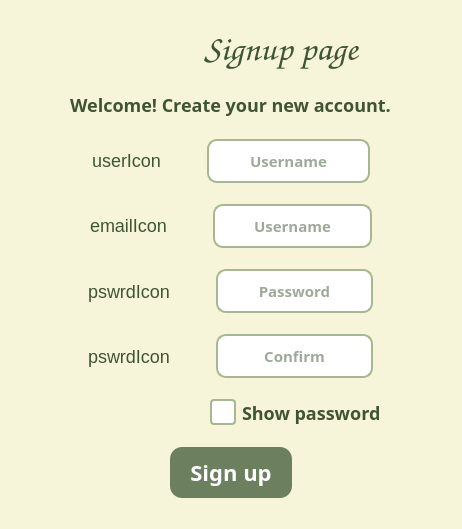
<?xml version="1.0" encoding="UTF-8"?>
<ui version="4.0">
 <class>SignupWindow</class>
 <widget class="QDialog" name="SignupWindow">
  <property name="geometry">
   <rect>
    <x>0</x>
    <y>0</y>
    <width>462</width>
    <height>529</height>
   </rect>
  </property>
  <property name="windowTitle">
   <string>Signup</string>
  </property>
  <property name="styleSheet">
   <string notr="true">/* ======== MAIN WINDOW ======== */
QDialog {
    background-color: #f7f5d9;
    font-family: &quot;Segoe UI&quot;;
    color: #3f5433;
}

/* ======== LABELS ======== */
QLabel {
    font-size: 18px;
    color: #3f5433;
}

#titleLabel {
    font-size: 36px;
    font-weight: bold;
    font-family: &quot;Comic Sans MS&quot;; 
}

/* ======== LINE EDITS ======== */
QLineEdit {
    background: #ffffff;
    border: 2px solid #a6b88f;
    border-radius: 10px;
    padding: 8px 12px;
    font-size: 15px;
    color: #3f5433;
}

QLineEdit:focus {
    border: 2px solid #7f936a;
}

/* ======== CHECKBOX ======== */
QCheckBox {
    font-size: 18px;
    color: #3f5433;
}

QCheckBox::indicator {
    width: 22px;
    height: 22px;
    border-radius: 4px;
    border: 2px solid #a6b88f;
    background: #ffffff;
}

QCheckBox::indicator:checked {
    background-color: #a6b88f;
}

/* ======== BUTTON ======== */
QPushButton {
    background-color: #6c7f5f;
    color: white;
    font-size: 22px;
    font-weight: bold;
    border-radius: 12px;
    padding: 10px 20px;
}

QPushButton:hover {
    background-color: #7f9270;
}

QPushButton:pressed {
    background-color: #5b6c50;
}

QPushButton#goBackButton {
    background-color: transparent;
    color: #3d4a3f;
    font-size: 20px;
    border-radius: 8px;
}

QPushButton#goBackButton:hover {
    background-color: #d7d9c6;
}

/* ======== ICON LABELS (optional) ======== */
QLabel#iconLabel {
    font-size: 24px;
}
</string>
  </property>
  <widget class="QWidget" name="verticalLayoutWidget">
   <property name="geometry">
    <rect>
     <x>10</x>
     <y>10</y>
     <width>441</width>
     <height>511</height>
    </rect>
   </property>
   <layout class="QVBoxLayout" name="verticalLayout" stretch="0,0,1,1,1,1,0,0">
    <item>
     <layout class="QHBoxLayout" name="horizontalLayout_9">
      <item>
       <widget class="QPushButton" name="goBackButton">
        <property name="sizePolicy">
         <sizepolicy hsizetype="Fixed" vsizetype="Fixed">
          <horstretch>0</horstretch>
          <verstretch>0</verstretch>
         </sizepolicy>
        </property>
        <property name="text">
         <string/>
        </property>
        <property name="icon">
         <iconset>
          <normaloff>icons/left-arrow.png</normaloff>icons/left-arrow.png</iconset>
        </property>
       </widget>
      </item>
      <item>
       <spacer name="horizontalSpacer_12">
        <property name="orientation">
         <enum>Qt::Orientation::Horizontal</enum>
        </property>
        <property name="sizeHint" stdset="0">
         <size>
          <width>40</width>
          <height>20</height>
         </size>
        </property>
       </spacer>
      </item>
      <item>
       <widget class="QLabel" name="titleLabel">
        <property name="sizePolicy">
         <sizepolicy hsizetype="Preferred" vsizetype="Fixed">
          <horstretch>0</horstretch>
          <verstretch>0</verstretch>
         </sizepolicy>
        </property>
        <property name="font">
         <font>
          <family>Comic Sans MS</family>
          <pointsize>-1</pointsize>
          <bold>true</bold>
         </font>
        </property>
        <property name="text">
         <string>Signup page</string>
        </property>
        <property name="alignment">
         <set>Qt::AlignmentFlag::AlignCenter</set>
        </property>
       </widget>
      </item>
      <item>
       <spacer name="horizontalSpacer_11">
        <property name="orientation">
         <enum>Qt::Orientation::Horizontal</enum>
        </property>
        <property name="sizeHint" stdset="0">
         <size>
          <width>40</width>
          <height>20</height>
         </size>
        </property>
       </spacer>
      </item>
     </layout>
    </item>
    <item>
     <widget class="QLabel" name="label_4">
      <property name="sizePolicy">
       <sizepolicy hsizetype="Preferred" vsizetype="Fixed">
        <horstretch>0</horstretch>
        <verstretch>0</verstretch>
       </sizepolicy>
      </property>
      <property name="font">
       <font>
        <family>Arial Rounded MT</family>
        <pointsize>-1</pointsize>
        <bold>true</bold>
       </font>
      </property>
      <property name="text">
       <string>Welcome! Create your new account.</string>
      </property>
      <property name="alignment">
       <set>Qt::AlignmentFlag::AlignCenter</set>
      </property>
     </widget>
    </item>
    <item>
     <layout class="QHBoxLayout" name="horizontalLayout" stretch="1,0,0,2,1">
      <item>
       <spacer name="horizontalSpacer_9">
        <property name="orientation">
         <enum>Qt::Orientation::Horizontal</enum>
        </property>
        <property name="sizeHint" stdset="0">
         <size>
          <width>40</width>
          <height>20</height>
         </size>
        </property>
       </spacer>
      </item>
      <item>
       <widget class="QLabel" name="userIcon">
        <property name="sizePolicy">
         <sizepolicy hsizetype="Fixed" vsizetype="Fixed">
          <horstretch>0</horstretch>
          <verstretch>0</verstretch>
         </sizepolicy>
        </property>
        <property name="text">
         <string>userIcon</string>
        </property>
       </widget>
      </item>
      <item>
       <spacer name="horizontalSpacer_3">
        <property name="orientation">
         <enum>Qt::Orientation::Horizontal</enum>
        </property>
        <property name="sizeHint" stdset="0">
         <size>
          <width>40</width>
          <height>20</height>
         </size>
        </property>
       </spacer>
      </item>
      <item>
       <widget class="QLineEdit" name="usernameEdit">
        <property name="sizePolicy">
         <sizepolicy hsizetype="Expanding" vsizetype="Fixed">
          <horstretch>0</horstretch>
          <verstretch>0</verstretch>
         </sizepolicy>
        </property>
        <property name="font">
         <font>
          <family>Arial Rounded MT</family>
          <pointsize>-1</pointsize>
          <bold>true</bold>
         </font>
        </property>
        <property name="styleSheet">
         <string notr="true"/>
        </property>
        <property name="alignment">
         <set>Qt::AlignmentFlag::AlignCenter</set>
        </property>
        <property name="placeholderText">
         <string>Username</string>
        </property>
       </widget>
      </item>
      <item>
       <spacer name="horizontalSpacer">
        <property name="orientation">
         <enum>Qt::Orientation::Horizontal</enum>
        </property>
        <property name="sizeHint" stdset="0">
         <size>
          <width>40</width>
          <height>20</height>
         </size>
        </property>
       </spacer>
      </item>
     </layout>
    </item>
    <item>
     <layout class="QHBoxLayout" name="horizontalLayout_8" stretch="1,0,0,2,1">
      <item>
       <spacer name="horizontalSpacer_17">
        <property name="orientation">
         <enum>Qt::Orientation::Horizontal</enum>
        </property>
        <property name="sizeHint" stdset="0">
         <size>
          <width>40</width>
          <height>20</height>
         </size>
        </property>
       </spacer>
      </item>
      <item>
       <widget class="QLabel" name="emailIcon">
        <property name="sizePolicy">
         <sizepolicy hsizetype="Fixed" vsizetype="Fixed">
          <horstretch>0</horstretch>
          <verstretch>0</verstretch>
         </sizepolicy>
        </property>
        <property name="text">
         <string>emailIcon</string>
        </property>
       </widget>
      </item>
      <item>
       <spacer name="horizontalSpacer_16">
        <property name="orientation">
         <enum>Qt::Orientation::Horizontal</enum>
        </property>
        <property name="sizeHint" stdset="0">
         <size>
          <width>40</width>
          <height>20</height>
         </size>
        </property>
       </spacer>
      </item>
      <item>
       <widget class="QLineEdit" name="emailEdit">
        <property name="sizePolicy">
         <sizepolicy hsizetype="Expanding" vsizetype="Fixed">
          <horstretch>0</horstretch>
          <verstretch>0</verstretch>
         </sizepolicy>
        </property>
        <property name="font">
         <font>
          <family>Arial Rounded MT</family>
          <pointsize>-1</pointsize>
          <bold>true</bold>
         </font>
        </property>
        <property name="styleSheet">
         <string notr="true"/>
        </property>
        <property name="alignment">
         <set>Qt::AlignmentFlag::AlignCenter</set>
        </property>
        <property name="placeholderText">
         <string>Username</string>
        </property>
       </widget>
      </item>
      <item>
       <spacer name="horizontalSpacer_18">
        <property name="orientation">
         <enum>Qt::Orientation::Horizontal</enum>
        </property>
        <property name="sizeHint" stdset="0">
         <size>
          <width>40</width>
          <height>20</height>
         </size>
        </property>
       </spacer>
      </item>
     </layout>
    </item>
    <item>
     <layout class="QHBoxLayout" name="horizontalLayout_2" stretch="1,0,0,2,1">
      <item>
       <spacer name="horizontalSpacer_10">
        <property name="orientation">
         <enum>Qt::Orientation::Horizontal</enum>
        </property>
        <property name="sizeHint" stdset="0">
         <size>
          <width>40</width>
          <height>20</height>
         </size>
        </property>
       </spacer>
      </item>
      <item>
       <widget class="QLabel" name="passwordIcon">
        <property name="text">
         <string>pswrdIcon</string>
        </property>
       </widget>
      </item>
      <item>
       <spacer name="horizontalSpacer_4">
        <property name="orientation">
         <enum>Qt::Orientation::Horizontal</enum>
        </property>
        <property name="sizeHint" stdset="0">
         <size>
          <width>40</width>
          <height>20</height>
         </size>
        </property>
       </spacer>
      </item>
      <item>
       <widget class="QLineEdit" name="passwordEdit">
        <property name="font">
         <font>
          <family>Arial Rounded MT</family>
          <pointsize>-1</pointsize>
          <bold>true</bold>
         </font>
        </property>
        <property name="echoMode">
         <enum>QLineEdit::EchoMode::Password</enum>
        </property>
        <property name="alignment">
         <set>Qt::AlignmentFlag::AlignCenter</set>
        </property>
        <property name="placeholderText">
         <string>Password</string>
        </property>
       </widget>
      </item>
      <item>
       <spacer name="horizontalSpacer_2">
        <property name="orientation">
         <enum>Qt::Orientation::Horizontal</enum>
        </property>
        <property name="sizeHint" stdset="0">
         <size>
          <width>40</width>
          <height>20</height>
         </size>
        </property>
       </spacer>
      </item>
     </layout>
    </item>
    <item>
     <layout class="QHBoxLayout" name="horizontalLayout_5" stretch="1,0,0,2,1">
      <item>
       <spacer name="horizontalSpacer_14">
        <property name="orientation">
         <enum>Qt::Orientation::Horizontal</enum>
        </property>
        <property name="sizeHint" stdset="0">
         <size>
          <width>40</width>
          <height>20</height>
         </size>
        </property>
       </spacer>
      </item>
      <item>
       <widget class="QLabel" name="passwordIcon_2">
        <property name="text">
         <string>pswrdIcon</string>
        </property>
       </widget>
      </item>
      <item>
       <spacer name="horizontalSpacer_15">
        <property name="orientation">
         <enum>Qt::Orientation::Horizontal</enum>
        </property>
        <property name="sizeHint" stdset="0">
         <size>
          <width>40</width>
          <height>20</height>
         </size>
        </property>
       </spacer>
      </item>
      <item>
       <widget class="QLineEdit" name="confirmPasswordEdit">
        <property name="font">
         <font>
          <family>Arial Rounded MT</family>
          <pointsize>-1</pointsize>
          <bold>true</bold>
         </font>
        </property>
        <property name="echoMode">
         <enum>QLineEdit::EchoMode::Password</enum>
        </property>
        <property name="alignment">
         <set>Qt::AlignmentFlag::AlignCenter</set>
        </property>
        <property name="placeholderText">
         <string>Confirm</string>
        </property>
       </widget>
      </item>
      <item>
       <spacer name="horizontalSpacer_13">
        <property name="orientation">
         <enum>Qt::Orientation::Horizontal</enum>
        </property>
        <property name="sizeHint" stdset="0">
         <size>
          <width>40</width>
          <height>20</height>
         </size>
        </property>
       </spacer>
      </item>
     </layout>
    </item>
    <item>
     <layout class="QHBoxLayout" name="horizontalLayout_6">
      <item>
       <spacer name="horizontalSpacer_5">
        <property name="orientation">
         <enum>Qt::Orientation::Horizontal</enum>
        </property>
        <property name="sizeType">
         <enum>QSizePolicy::Policy::Fixed</enum>
        </property>
        <property name="sizeHint" stdset="0">
         <size>
          <width>200</width>
          <height>20</height>
         </size>
        </property>
       </spacer>
      </item>
      <item>
       <widget class="QCheckBox" name="showPasswordCheckBox">
        <property name="font">
         <font>
          <family>Arial Rounded MT</family>
          <pointsize>-1</pointsize>
          <bold>true</bold>
         </font>
        </property>
        <property name="layoutDirection">
         <enum>Qt::LayoutDirection::LeftToRight</enum>
        </property>
        <property name="text">
         <string>Show password</string>
        </property>
       </widget>
      </item>
      <item>
       <spacer name="horizontalSpacer_6">
        <property name="orientation">
         <enum>Qt::Orientation::Horizontal</enum>
        </property>
        <property name="sizeHint" stdset="0">
         <size>
          <width>40</width>
          <height>20</height>
         </size>
        </property>
       </spacer>
      </item>
     </layout>
    </item>
    <item>
     <layout class="QHBoxLayout" name="horizontalLayout_7">
      <item>
       <spacer name="horizontalSpacer_7">
        <property name="orientation">
         <enum>Qt::Orientation::Horizontal</enum>
        </property>
        <property name="sizeHint" stdset="0">
         <size>
          <width>40</width>
          <height>20</height>
         </size>
        </property>
       </spacer>
      </item>
      <item>
       <widget class="QPushButton" name="signupButton">
        <property name="sizePolicy">
         <sizepolicy hsizetype="Fixed" vsizetype="Fixed">
          <horstretch>0</horstretch>
          <verstretch>0</verstretch>
         </sizepolicy>
        </property>
        <property name="font">
         <font>
          <family>Arial Rounded MT</family>
          <pointsize>-1</pointsize>
          <bold>true</bold>
         </font>
        </property>
        <property name="text">
         <string>Sign up</string>
        </property>
       </widget>
      </item>
      <item>
       <spacer name="horizontalSpacer_8">
        <property name="orientation">
         <enum>Qt::Orientation::Horizontal</enum>
        </property>
        <property name="sizeHint" stdset="0">
         <size>
          <width>40</width>
          <height>20</height>
         </size>
        </property>
       </spacer>
      </item>
     </layout>
    </item>
   </layout>
  </widget>
 </widget>
 <resources/>
 <connections/>
</ui>
